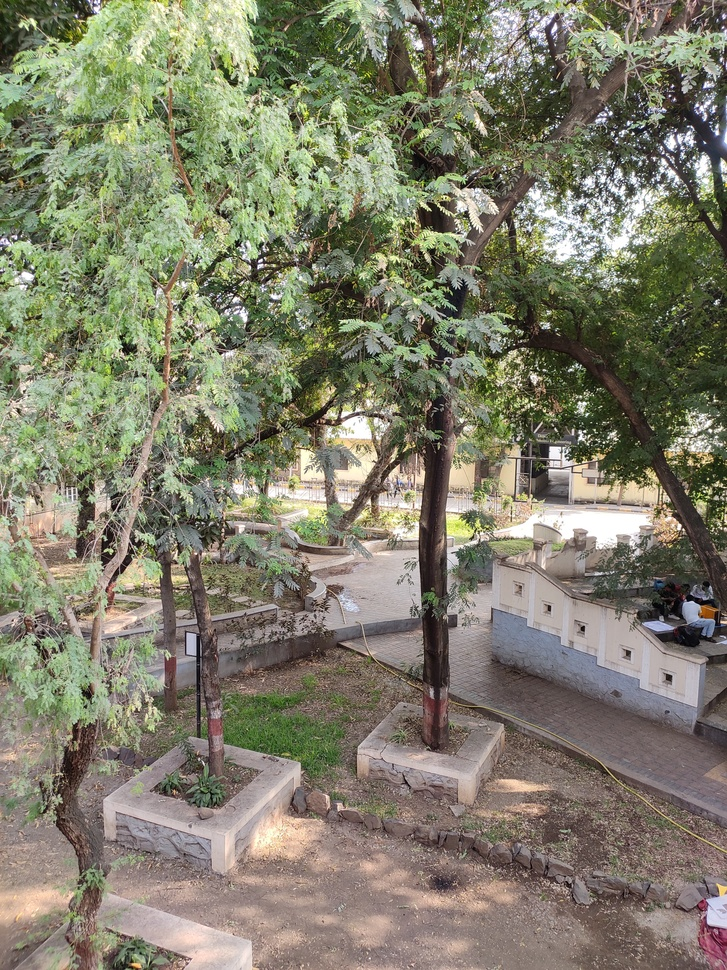
#> input picture clg.jpg, 727 x 970 px, shrunk from 3000 x 4000 before the run, found by its file name
$ python assign2.py
#> lines starting #> are read from the running program, lines starting #| are printed output that depends on the picture
import numpy as np
from PIL import Image
import matplotlib.pyplot as plt


image_path = 'F:\TY Sem 2\IPPR\Practicals\clg.jpg'
image = Image.open(image_path).rotate(angle=-90,expand=True)
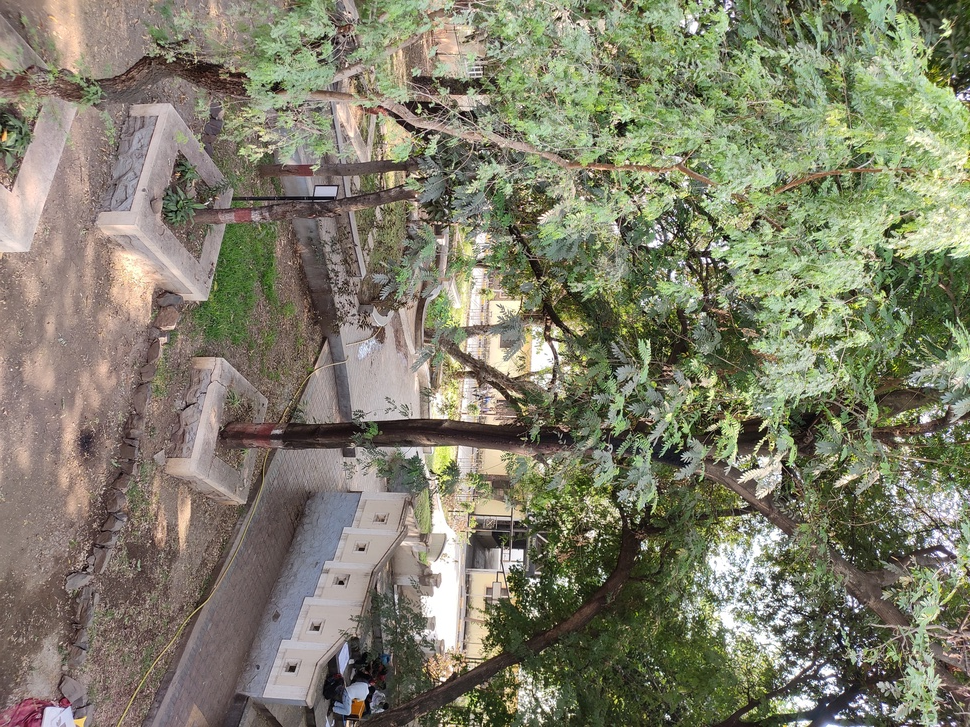
#> image: PIL image 970x727 RGB; mean R, G, B 128.3, 126.8, 107


image_array = np.array(image)


e = 1.3
enhanced_image_array = np.clip(image_array * e, 0, 255).astype(np.uint8)
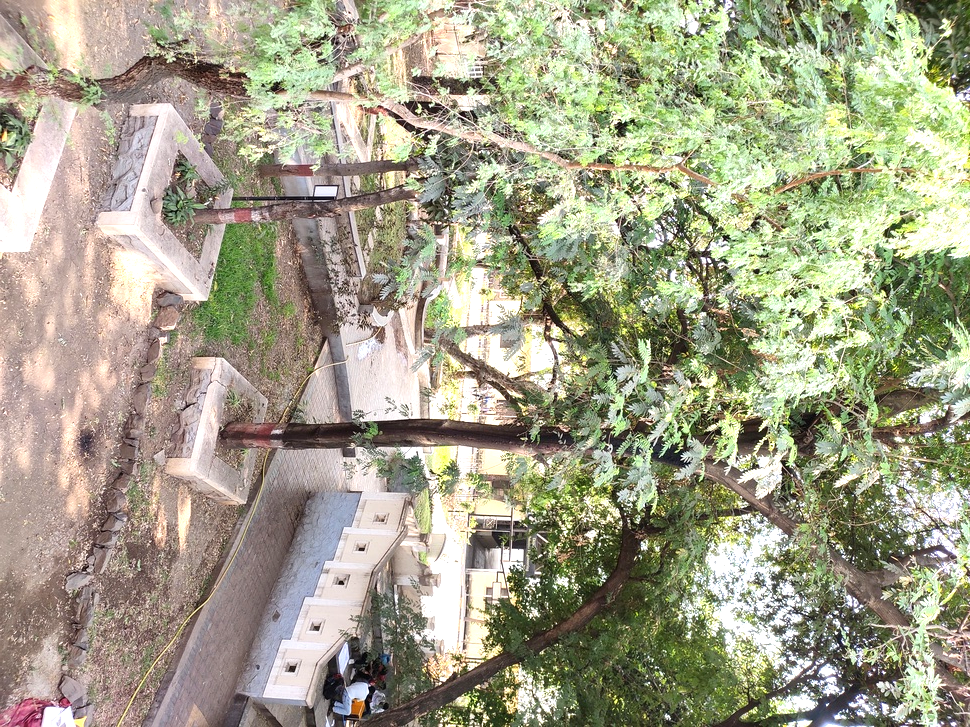
#> enhanced_image_array: shape (727, 970, 3); mean R, G, B 163.2, 161.4, 137.3


enhanced_image = Image.fromarray(enhanced_image_array)


fig, axes = plt.subplots(1, 2, figsize=(12, 6))

axes[0].imshow(image)
axes[0].set_title('Original')
axes[0].axis('off')

axes[1].imshow(enhanced_image)
axes[1].set_title('Enhanced')
axes[1].axis('off')

plt.show()
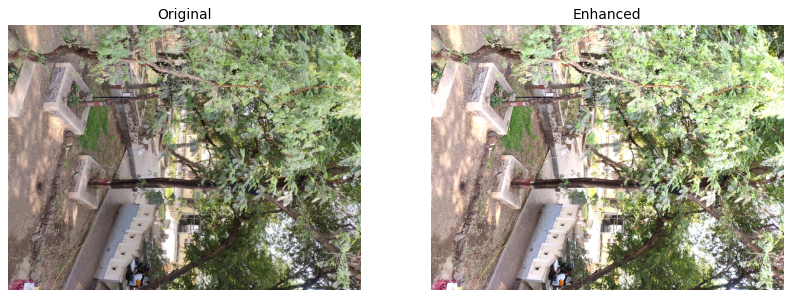
#> figure drawn by matplotlib, 2 panels
